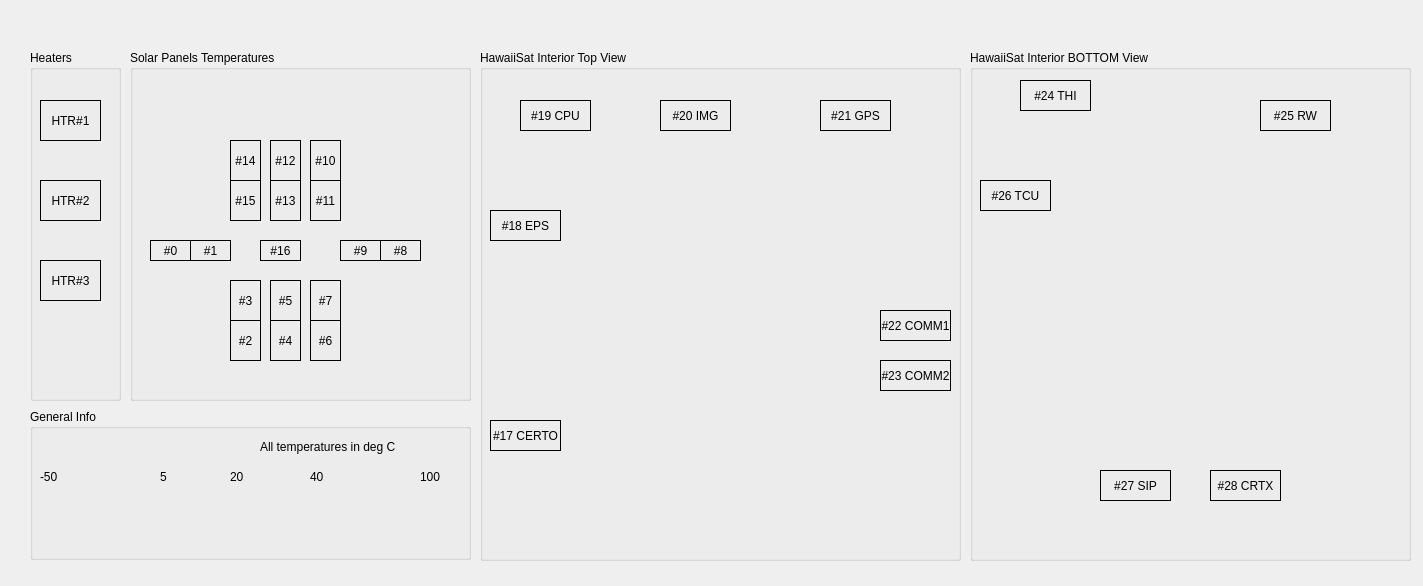
<?xml version="1.0" encoding="UTF-8"?>
<ui version="4.0">
 <class>dlgTCS</class>
 <widget class="QWidget" name="dlgTCS">
  <property name="geometry">
   <rect>
    <x>0</x>
    <y>0</y>
    <width>1423</width>
    <height>586</height>
   </rect>
  </property>
  <property name="windowTitle">
   <string>Dialog</string>
  </property>
  <property name="styleSheet">
   <string notr="true"/>
  </property>
  <widget class="QGroupBox" name="groupBox">
   <property name="geometry">
    <rect>
     <x>480</x>
     <y>50</y>
     <width>481</width>
     <height>511</height>
    </rect>
   </property>
   <property name="title">
    <string>HawaiiSat Interior Top View</string>
   </property>
   <widget class="QLabel" name="label">
    <property name="geometry">
     <rect>
      <x>50</x>
      <y>80</y>
      <width>351</width>
      <height>391</height>
     </rect>
    </property>
    <property name="styleSheet">
     <string notr="true">background-image: url(:/HawaiiSatInteriorV2.bmp);</string>
    </property>
    <property name="text">
     <string/>
    </property>
    <property name="pixmap">
     <pixmap>:/images/HawaiiSatInteriorV2.bmp</pixmap>
    </property>
   </widget>
   <widget class="QLabel" name="TS_17">
    <property name="geometry">
     <rect>
      <x>10</x>
      <y>370</y>
      <width>71</width>
      <height>31</height>
     </rect>
    </property>
    <property name="styleSheet">
     <string notr="true">border: 1px solid black
</string>
    </property>
    <property name="text">
     <string>#17 CERTO</string>
    </property>
    <property name="alignment">
     <set>Qt::AlignCenter</set>
    </property>
   </widget>
   <widget class="QLabel" name="TS_18">
    <property name="geometry">
     <rect>
      <x>10</x>
      <y>160</y>
      <width>71</width>
      <height>31</height>
     </rect>
    </property>
    <property name="styleSheet">
     <string notr="true">border: 1px solid black
</string>
    </property>
    <property name="text">
     <string>#18 EPS</string>
    </property>
    <property name="alignment">
     <set>Qt::AlignCenter</set>
    </property>
   </widget>
   <widget class="QLabel" name="TS_19">
    <property name="geometry">
     <rect>
      <x>40</x>
      <y>50</y>
      <width>71</width>
      <height>31</height>
     </rect>
    </property>
    <property name="styleSheet">
     <string notr="true">border: 1px solid black
</string>
    </property>
    <property name="text">
     <string>#19 CPU</string>
    </property>
    <property name="alignment">
     <set>Qt::AlignCenter</set>
    </property>
   </widget>
   <widget class="QLabel" name="TS_20">
    <property name="geometry">
     <rect>
      <x>180</x>
      <y>50</y>
      <width>71</width>
      <height>31</height>
     </rect>
    </property>
    <property name="styleSheet">
     <string notr="true">border: 1px solid black
</string>
    </property>
    <property name="text">
     <string>#20 IMG</string>
    </property>
    <property name="alignment">
     <set>Qt::AlignCenter</set>
    </property>
   </widget>
   <widget class="QLabel" name="TS_21">
    <property name="geometry">
     <rect>
      <x>340</x>
      <y>50</y>
      <width>71</width>
      <height>31</height>
     </rect>
    </property>
    <property name="styleSheet">
     <string notr="true">border: 1px solid black
</string>
    </property>
    <property name="text">
     <string>#21 GPS</string>
    </property>
    <property name="alignment">
     <set>Qt::AlignCenter</set>
    </property>
   </widget>
   <widget class="QLabel" name="TS_22">
    <property name="geometry">
     <rect>
      <x>400</x>
      <y>260</y>
      <width>71</width>
      <height>31</height>
     </rect>
    </property>
    <property name="styleSheet">
     <string notr="true">border: 1px solid black
</string>
    </property>
    <property name="text">
     <string>#22 COMM1</string>
    </property>
    <property name="alignment">
     <set>Qt::AlignCenter</set>
    </property>
   </widget>
   <widget class="QLabel" name="TS_23">
    <property name="geometry">
     <rect>
      <x>400</x>
      <y>310</y>
      <width>71</width>
      <height>31</height>
     </rect>
    </property>
    <property name="styleSheet">
     <string notr="true">border: 1px solid black
</string>
    </property>
    <property name="text">
     <string>#23 COMM2</string>
    </property>
    <property name="alignment">
     <set>Qt::AlignCenter</set>
    </property>
   </widget>
  </widget>
  <widget class="QGroupBox" name="groupBox_2">
   <property name="geometry">
    <rect>
     <x>970</x>
     <y>50</y>
     <width>441</width>
     <height>511</height>
    </rect>
   </property>
   <property name="mouseTracking">
    <bool>false</bool>
   </property>
   <property name="title">
    <string>HawaiiSat Interior BOTTOM View</string>
   </property>
   <widget class="QLabel" name="label_2">
    <property name="geometry">
     <rect>
      <x>20</x>
      <y>70</y>
      <width>371</width>
      <height>351</height>
     </rect>
    </property>
    <property name="styleSheet">
     <string notr="true">background-image: url(:/HawaiiSatInteriorView2.bmp);</string>
    </property>
    <property name="text">
     <string/>
    </property>
    <property name="pixmap">
     <pixmap>:/images/HawaiiSatInteriorView2.bmp</pixmap>
    </property>
   </widget>
   <widget class="QLabel" name="TS_24">
    <property name="geometry">
     <rect>
      <x>50</x>
      <y>30</y>
      <width>71</width>
      <height>31</height>
     </rect>
    </property>
    <property name="styleSheet">
     <string notr="true">border: 1px solid black
</string>
    </property>
    <property name="text">
     <string>#24 THI</string>
    </property>
    <property name="alignment">
     <set>Qt::AlignCenter</set>
    </property>
   </widget>
   <widget class="QLabel" name="TS_25">
    <property name="geometry">
     <rect>
      <x>290</x>
      <y>50</y>
      <width>71</width>
      <height>31</height>
     </rect>
    </property>
    <property name="styleSheet">
     <string notr="true">border: 1px solid black
</string>
    </property>
    <property name="text">
     <string>#25 RW</string>
    </property>
    <property name="alignment">
     <set>Qt::AlignCenter</set>
    </property>
   </widget>
   <widget class="QLabel" name="TS_26">
    <property name="geometry">
     <rect>
      <x>10</x>
      <y>130</y>
      <width>71</width>
      <height>31</height>
     </rect>
    </property>
    <property name="styleSheet">
     <string notr="true">border: 1px solid black
</string>
    </property>
    <property name="text">
     <string>#26 TCU</string>
    </property>
    <property name="alignment">
     <set>Qt::AlignCenter</set>
    </property>
   </widget>
   <widget class="QLabel" name="TS_27">
    <property name="geometry">
     <rect>
      <x>130</x>
      <y>420</y>
      <width>71</width>
      <height>31</height>
     </rect>
    </property>
    <property name="styleSheet">
     <string notr="true">border: 1px solid black
</string>
    </property>
    <property name="text">
     <string>#27 SIP</string>
    </property>
    <property name="alignment">
     <set>Qt::AlignCenter</set>
    </property>
   </widget>
   <widget class="QLabel" name="TS_28">
    <property name="geometry">
     <rect>
      <x>240</x>
      <y>420</y>
      <width>71</width>
      <height>31</height>
     </rect>
    </property>
    <property name="styleSheet">
     <string notr="true">border: 1px solid black
</string>
    </property>
    <property name="text">
     <string>#28 CRTX</string>
    </property>
    <property name="alignment">
     <set>Qt::AlignCenter</set>
    </property>
   </widget>
  </widget>
  <widget class="QGroupBox" name="groupBox_3">
   <property name="geometry">
    <rect>
     <x>130</x>
     <y>50</y>
     <width>341</width>
     <height>351</height>
    </rect>
   </property>
   <property name="title">
    <string>Solar Panels Temperatures</string>
   </property>
   <widget class="QLabel" name="TS_00">
    <property name="geometry">
     <rect>
      <x>20</x>
      <y>190</y>
      <width>41</width>
      <height>21</height>
     </rect>
    </property>
    <property name="styleSheet">
     <string notr="true">border: 1px solid black
</string>
    </property>
    <property name="text">
     <string>#0</string>
    </property>
    <property name="scaledContents">
     <bool>false</bool>
    </property>
    <property name="alignment">
     <set>Qt::AlignCenter</set>
    </property>
    <property name="margin">
     <number>0</number>
    </property>
   </widget>
   <widget class="QLabel" name="TS_01">
    <property name="geometry">
     <rect>
      <x>60</x>
      <y>190</y>
      <width>41</width>
      <height>21</height>
     </rect>
    </property>
    <property name="styleSheet">
     <string notr="true">border: 1px solid black
</string>
    </property>
    <property name="text">
     <string>#1</string>
    </property>
    <property name="scaledContents">
     <bool>false</bool>
    </property>
    <property name="alignment">
     <set>Qt::AlignCenter</set>
    </property>
    <property name="margin">
     <number>0</number>
    </property>
   </widget>
   <widget class="QLabel" name="TS_03">
    <property name="geometry">
     <rect>
      <x>100</x>
      <y>230</y>
      <width>31</width>
      <height>41</height>
     </rect>
    </property>
    <property name="styleSheet">
     <string notr="true">border: 1px solid black
</string>
    </property>
    <property name="text">
     <string>#3</string>
    </property>
    <property name="scaledContents">
     <bool>false</bool>
    </property>
    <property name="alignment">
     <set>Qt::AlignCenter</set>
    </property>
    <property name="margin">
     <number>0</number>
    </property>
   </widget>
   <widget class="QLabel" name="TS_02">
    <property name="geometry">
     <rect>
      <x>100</x>
      <y>270</y>
      <width>31</width>
      <height>41</height>
     </rect>
    </property>
    <property name="styleSheet">
     <string notr="true">border: 1px solid black
</string>
    </property>
    <property name="text">
     <string>#2</string>
    </property>
    <property name="scaledContents">
     <bool>false</bool>
    </property>
    <property name="alignment">
     <set>Qt::AlignCenter</set>
    </property>
    <property name="margin">
     <number>0</number>
    </property>
   </widget>
   <widget class="QLabel" name="TS_04">
    <property name="geometry">
     <rect>
      <x>140</x>
      <y>270</y>
      <width>31</width>
      <height>41</height>
     </rect>
    </property>
    <property name="styleSheet">
     <string notr="true">border: 1px solid black
</string>
    </property>
    <property name="text">
     <string>#4</string>
    </property>
    <property name="scaledContents">
     <bool>false</bool>
    </property>
    <property name="alignment">
     <set>Qt::AlignCenter</set>
    </property>
    <property name="margin">
     <number>0</number>
    </property>
   </widget>
   <widget class="QLabel" name="TS_05">
    <property name="geometry">
     <rect>
      <x>140</x>
      <y>230</y>
      <width>31</width>
      <height>41</height>
     </rect>
    </property>
    <property name="styleSheet">
     <string notr="true">border: 1px solid black
</string>
    </property>
    <property name="text">
     <string>#5</string>
    </property>
    <property name="scaledContents">
     <bool>false</bool>
    </property>
    <property name="alignment">
     <set>Qt::AlignCenter</set>
    </property>
    <property name="margin">
     <number>0</number>
    </property>
   </widget>
   <widget class="QLabel" name="TS_06">
    <property name="geometry">
     <rect>
      <x>180</x>
      <y>270</y>
      <width>31</width>
      <height>41</height>
     </rect>
    </property>
    <property name="styleSheet">
     <string notr="true">border: 1px solid black
</string>
    </property>
    <property name="text">
     <string>#6</string>
    </property>
    <property name="scaledContents">
     <bool>false</bool>
    </property>
    <property name="alignment">
     <set>Qt::AlignCenter</set>
    </property>
    <property name="margin">
     <number>0</number>
    </property>
   </widget>
   <widget class="QLabel" name="TS_07">
    <property name="geometry">
     <rect>
      <x>180</x>
      <y>230</y>
      <width>31</width>
      <height>41</height>
     </rect>
    </property>
    <property name="styleSheet">
     <string notr="true">border: 1px solid black
</string>
    </property>
    <property name="text">
     <string>#7</string>
    </property>
    <property name="scaledContents">
     <bool>false</bool>
    </property>
    <property name="alignment">
     <set>Qt::AlignCenter</set>
    </property>
    <property name="margin">
     <number>0</number>
    </property>
   </widget>
   <widget class="QLabel" name="TS_09">
    <property name="geometry">
     <rect>
      <x>210</x>
      <y>190</y>
      <width>41</width>
      <height>21</height>
     </rect>
    </property>
    <property name="styleSheet">
     <string notr="true">border: 1px solid black
</string>
    </property>
    <property name="text">
     <string>#9</string>
    </property>
    <property name="scaledContents">
     <bool>false</bool>
    </property>
    <property name="alignment">
     <set>Qt::AlignCenter</set>
    </property>
    <property name="margin">
     <number>0</number>
    </property>
   </widget>
   <widget class="QLabel" name="TS_08">
    <property name="geometry">
     <rect>
      <x>250</x>
      <y>190</y>
      <width>41</width>
      <height>21</height>
     </rect>
    </property>
    <property name="styleSheet">
     <string notr="true">border: 1px solid black
</string>
    </property>
    <property name="text">
     <string>#8</string>
    </property>
    <property name="scaledContents">
     <bool>false</bool>
    </property>
    <property name="alignment">
     <set>Qt::AlignCenter</set>
    </property>
    <property name="margin">
     <number>0</number>
    </property>
   </widget>
   <widget class="QLabel" name="TS_15">
    <property name="geometry">
     <rect>
      <x>100</x>
      <y>130</y>
      <width>31</width>
      <height>41</height>
     </rect>
    </property>
    <property name="styleSheet">
     <string notr="true">border: 1px solid black
</string>
    </property>
    <property name="text">
     <string>#15</string>
    </property>
    <property name="scaledContents">
     <bool>false</bool>
    </property>
    <property name="alignment">
     <set>Qt::AlignCenter</set>
    </property>
    <property name="margin">
     <number>0</number>
    </property>
   </widget>
   <widget class="QLabel" name="TS_13">
    <property name="geometry">
     <rect>
      <x>140</x>
      <y>130</y>
      <width>31</width>
      <height>41</height>
     </rect>
    </property>
    <property name="styleSheet">
     <string notr="true">border: 1px solid black
</string>
    </property>
    <property name="text">
     <string>#13</string>
    </property>
    <property name="scaledContents">
     <bool>false</bool>
    </property>
    <property name="alignment">
     <set>Qt::AlignCenter</set>
    </property>
    <property name="margin">
     <number>0</number>
    </property>
   </widget>
   <widget class="QLabel" name="TS_12">
    <property name="geometry">
     <rect>
      <x>140</x>
      <y>90</y>
      <width>31</width>
      <height>41</height>
     </rect>
    </property>
    <property name="styleSheet">
     <string notr="true">border: 1px solid black
</string>
    </property>
    <property name="text">
     <string>#12</string>
    </property>
    <property name="scaledContents">
     <bool>false</bool>
    </property>
    <property name="alignment">
     <set>Qt::AlignCenter</set>
    </property>
    <property name="margin">
     <number>0</number>
    </property>
   </widget>
   <widget class="QLabel" name="TS_11">
    <property name="geometry">
     <rect>
      <x>180</x>
      <y>130</y>
      <width>31</width>
      <height>41</height>
     </rect>
    </property>
    <property name="styleSheet">
     <string notr="true">border: 1px solid black
</string>
    </property>
    <property name="text">
     <string>#11</string>
    </property>
    <property name="scaledContents">
     <bool>false</bool>
    </property>
    <property name="alignment">
     <set>Qt::AlignCenter</set>
    </property>
    <property name="margin">
     <number>0</number>
    </property>
   </widget>
   <widget class="QLabel" name="TS_10">
    <property name="geometry">
     <rect>
      <x>180</x>
      <y>90</y>
      <width>31</width>
      <height>41</height>
     </rect>
    </property>
    <property name="styleSheet">
     <string notr="true">border: 1px solid black
</string>
    </property>
    <property name="text">
     <string>#10</string>
    </property>
    <property name="scaledContents">
     <bool>false</bool>
    </property>
    <property name="alignment">
     <set>Qt::AlignCenter</set>
    </property>
    <property name="margin">
     <number>0</number>
    </property>
   </widget>
   <widget class="QLabel" name="TS_14">
    <property name="geometry">
     <rect>
      <x>100</x>
      <y>90</y>
      <width>31</width>
      <height>41</height>
     </rect>
    </property>
    <property name="styleSheet">
     <string notr="true">border: 1px solid black
</string>
    </property>
    <property name="text">
     <string>#14</string>
    </property>
    <property name="scaledContents">
     <bool>false</bool>
    </property>
    <property name="alignment">
     <set>Qt::AlignCenter</set>
    </property>
    <property name="margin">
     <number>0</number>
    </property>
   </widget>
   <widget class="QLabel" name="TS_16">
    <property name="geometry">
     <rect>
      <x>130</x>
      <y>190</y>
      <width>41</width>
      <height>21</height>
     </rect>
    </property>
    <property name="styleSheet">
     <string notr="true">border: 1px solid black
</string>
    </property>
    <property name="text">
     <string>#16</string>
    </property>
    <property name="scaledContents">
     <bool>false</bool>
    </property>
    <property name="alignment">
     <set>Qt::AlignCenter</set>
    </property>
    <property name="margin">
     <number>0</number>
    </property>
   </widget>
  </widget>
  <widget class="QGroupBox" name="groupBox_4">
   <property name="geometry">
    <rect>
     <x>30</x>
     <y>409</y>
     <width>441</width>
     <height>151</height>
    </rect>
   </property>
   <property name="title">
    <string>General Info</string>
   </property>
   <widget class="QLabel" name="label_7">
    <property name="geometry">
     <rect>
      <x>10</x>
      <y>60</y>
      <width>31</width>
      <height>16</height>
     </rect>
    </property>
    <property name="text">
     <string>-50</string>
    </property>
   </widget>
   <widget class="QLabel" name="label_8">
    <property name="geometry">
     <rect>
      <x>130</x>
      <y>60</y>
      <width>31</width>
      <height>16</height>
     </rect>
    </property>
    <property name="text">
     <string>5</string>
    </property>
   </widget>
   <widget class="QLabel" name="label_13">
    <property name="geometry">
     <rect>
      <x>200</x>
      <y>60</y>
      <width>31</width>
      <height>16</height>
     </rect>
    </property>
    <property name="text">
     <string>20</string>
    </property>
   </widget>
   <widget class="QLabel" name="label_14">
    <property name="geometry">
     <rect>
      <x>280</x>
      <y>60</y>
      <width>31</width>
      <height>16</height>
     </rect>
    </property>
    <property name="text">
     <string>40</string>
    </property>
   </widget>
   <widget class="QLabel" name="label_15">
    <property name="geometry">
     <rect>
      <x>390</x>
      <y>60</y>
      <width>31</width>
      <height>16</height>
     </rect>
    </property>
    <property name="text">
     <string>100</string>
    </property>
   </widget>
   <widget class="QLabel" name="label_4">
    <property name="geometry">
     <rect>
      <x>10</x>
      <y>80</y>
      <width>401</width>
      <height>20</height>
     </rect>
    </property>
    <property name="styleSheet">
     <string notr="true">background-color: qlineargradient(spread:pad, x1:0, y1:0, x2:1, y2:0, 
stop:0.0 rgba(0,     0,     255, 255), 
stop:0.3 rgba(0,     255, 255, 255), 
stop:0.5 rgba(0,     255, 0,     243), 
stop:0.7 rgba(255, 255, 0,     249), 
stop:1.0 rgba(255, 0,     0,     255));</string>
    </property>
    <property name="text">
     <string/>
    </property>
   </widget>
   <widget class="QLabel" name="label_17">
    <property name="geometry">
     <rect>
      <x>230</x>
      <y>30</y>
      <width>171</width>
      <height>16</height>
     </rect>
    </property>
    <property name="text">
     <string>All temperatures in deg C</string>
    </property>
   </widget>
  </widget>
  <widget class="QGroupBox" name="groupBox_5">
   <property name="geometry">
    <rect>
     <x>30</x>
     <y>50</y>
     <width>91</width>
     <height>351</height>
    </rect>
   </property>
   <property name="title">
    <string>Heaters</string>
   </property>
   <widget class="QLabel" name="label_TCS_SP1_18">
    <property name="geometry">
     <rect>
      <x>10</x>
      <y>50</y>
      <width>61</width>
      <height>41</height>
     </rect>
    </property>
    <property name="styleSheet">
     <string notr="true">border: 1px solid black
</string>
    </property>
    <property name="text">
     <string>HTR#1</string>
    </property>
    <property name="scaledContents">
     <bool>false</bool>
    </property>
    <property name="alignment">
     <set>Qt::AlignCenter</set>
    </property>
    <property name="margin">
     <number>0</number>
    </property>
   </widget>
   <widget class="QLabel" name="label_TCS_SP1_19">
    <property name="geometry">
     <rect>
      <x>10</x>
      <y>130</y>
      <width>61</width>
      <height>41</height>
     </rect>
    </property>
    <property name="styleSheet">
     <string notr="true">border: 1px solid black
</string>
    </property>
    <property name="text">
     <string>HTR#2</string>
    </property>
    <property name="scaledContents">
     <bool>false</bool>
    </property>
    <property name="alignment">
     <set>Qt::AlignCenter</set>
    </property>
    <property name="margin">
     <number>0</number>
    </property>
   </widget>
   <widget class="QLabel" name="label_TCS_SP1_20">
    <property name="geometry">
     <rect>
      <x>10</x>
      <y>210</y>
      <width>61</width>
      <height>41</height>
     </rect>
    </property>
    <property name="styleSheet">
     <string notr="true">border: 1px solid black
</string>
    </property>
    <property name="text">
     <string>HTR#3</string>
    </property>
    <property name="scaledContents">
     <bool>false</bool>
    </property>
    <property name="alignment">
     <set>Qt::AlignCenter</set>
    </property>
    <property name="margin">
     <number>0</number>
    </property>
   </widget>
  </widget>
 </widget>
 <resources/>
 <connections/>
</ui>
